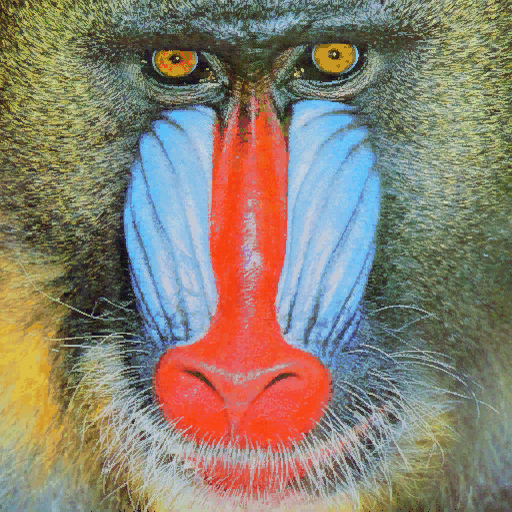
#> input picture P2/mandril.jpg, 512 x 512 px
$ jupyter execute VC_P2_Entrega_Grupo33.ipynb   (older library calls are emulated)   (text cells are left out)
#> lines starting #> are read from the running program, lines starting #| are printed output that depends on the picture; after the words box and inside, x2 and y2 are one past the last pixel; in counts of white or black regions, pixels touching at a corner belong together
[cell 1]
import cv2
import numpy as np
import matplotlib.pyplot as plt

[cell 2]
# Lee la imagen (OpenCV la carga en BGR)
img = cv2.imread('mandril.jpg')
#> img is the input picture: shape (512, 512, 3); mean B, G, R 112.9, 128.5, 137.5

# Conversión a niveles de grises y detección de contornos con Canny
gris = cv2.cvtColor(img, cv2.COLOR_BGR2GRAY)
canny = cv2.Canny(gris, 100, 127)
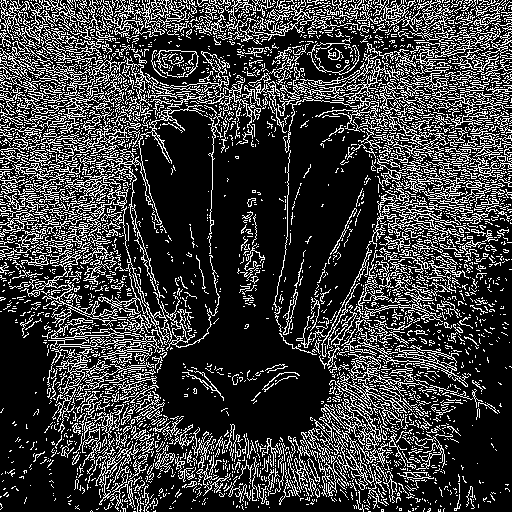
#> canny: shape (512, 512); 23.5% white in thin lines or dots

[cell 3]
# Suma por filas y división por el valor máximo del píxel (255)
# El resultado es la cantidad de píxeles blancos de cada fila
row_counts = cv2.reduce(canny, 1, cv2.REDUCE_SUM, dtype=cv2.CV_32SC1)
#> row_counts = 512 values, max 56865 at index 12, min 7650 at index 510, mean 30676.2
rows = row_counts[:, 0] / 255
#> rows = 512 values, max 223 at index 12, min 30 at index 510, mean 120.3

# Valor máximo de píxeles blancos en una fila
max_row = np.max(rows)
#> max_row = 223

# Filas cuyo valor es mayor o igual que el 90% del máximo
row_threshold = 0.90 * max_row
#> row_threshold = 200.7
selected_rows = np.where(rows >= row_threshold)[0]
#> selected_rows = [6, 12, 15, 20, 21, 88, 100]

print(f"Valor máximo de píxeles blancos en una fila (max_row): {max_row}")
#| Valor máximo de píxeles blancos en una fila (max_row): 223.0
print(f"Número de filas que cumplen la condición: {len(selected_rows)}")
#| Número de filas que cumplen la condición: 7
print(f"Posiciones de dichas filas: {selected_rows}")
#| Posiciones de dichas filas: [  6  12  15  20  21  88 100]

[cell 4]
canny_color = cv2.cvtColor(canny, cv2.COLOR_GRAY2RGB)
#> canny_color: shape (512, 512, 3); 23.5% white in thin lines or dots
for r in selected_rows:
    cv2.line(canny_color, (0, int(r)), (canny.shape[1] - 1, int(r)), (255, 0, 0), 1)
#> this loop made 7 passes
#> r on passes 1 to 7: 6, 12, 15, 20, 21, 88, 100
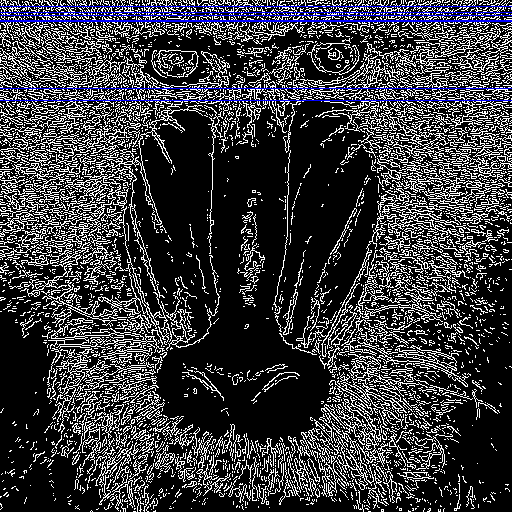
#> canny_color: shape (512, 512, 3); mean B, G, R 62, 58.5, 58.5

# --- Visualización con Matplotlib ---
plt.figure()

# Subgráfico 1: Imagen resultante
plt.subplot(1, 2, 1)
plt.axis("off")
plt.title("Canny + filas destacadas")
plt.imshow(canny_color)

# Subgráfico 2: Histograma de filas
plt.subplot(1, 2, 2)
plt.title("Respuesta de Canny por filas")
plt.xlabel("Filas")
plt.ylabel("Cantidad de píxeles blancos")
plt.plot(rows)
plt.axhline(row_threshold, color='r', linestyle='--')      # línea del 90% del máximo
plt.xlim([0, canny.shape[0]])

plt.tight_layout()

plt.show()
#> figure, not shown here; B, G, R data is drawn as R, G, B; panel 2: curve peaks at x = 12, y = 223

[cell 5]
img = cv2.imread('mandril.jpg')
img_rgb = cv2.cvtColor(img, cv2.COLOR_BGR2RGB)
gris = cv2.cvtColor(img, cv2.COLOR_BGR2GRAY)

[cell 6]
# Suavizado y derivadas en x e y
gaussian_gris = cv2.GaussianBlur(gris, (3, 3), 0)
sobelx = cv2.Sobel(gaussian_gris, cv2.CV_64F, 1, 0)
sobely = cv2.Sobel(gaussian_gris, cv2.CV_64F, 0, 1)
sobel = cv2.add(sobelx, sobely)
canny = cv2.Canny(gris, 100, 127)

# Conversión a 8 bits (valor absoluto y escalado a [0, 255])
sobel8 = cv2.convertScaleAbs(sobel)
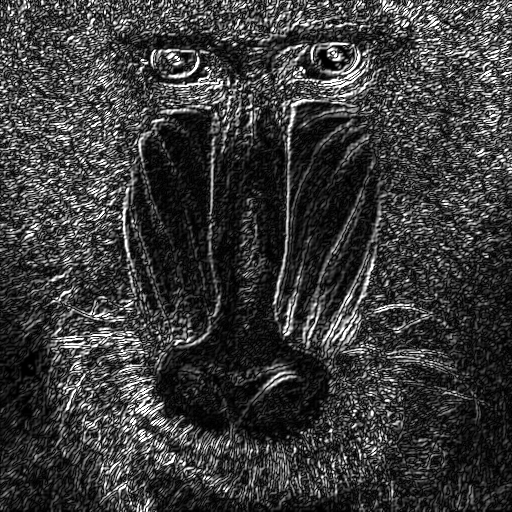
#> sobel8: shape (512, 512); min 0, max 255, mean 58.4

# Umbralizado de Sobel (prueba otros valores)
umbral_sobel = 100
_, sobel_umbral = cv2.threshold(sobel8, umbral_sobel, 255, cv2.THRESH_BINARY)
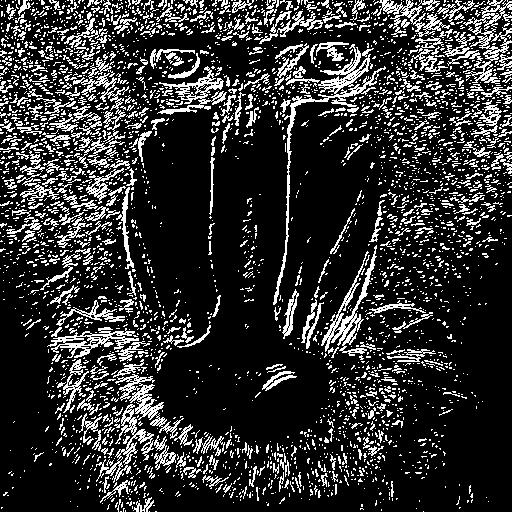
#> sobel_umbral: shape (512, 512); 19.1% white in thin lines or dots

plt.figure(figsize=(10, 4))
plt.subplot(1, 3, 1); plt.axis("off"); plt.title("Sobel (8 bits)"); plt.imshow(sobel8, cmap='gray')
plt.subplot(1, 3, 2); plt.axis("off"); plt.title(f"Sobel umbralizado ({umbral_sobel})"); plt.imshow(sobel_umbral, cmap='gray')
plt.subplot(1, 3, 3); plt.axis("off"); plt.title("Canny"); plt.imshow(canny, cmap='gray')
plt.tight_layout()
plt.show()

[cell 7]
# Conteo por filas (Sobel)
row_counts_s = cv2.reduce(sobel_umbral, 1, cv2.REDUCE_SUM, dtype=cv2.CV_32SC1)
#> row_counts_s = 512 values, max 55080 at index 83, min 3825 at index 510, mean 24905.8
rows_s = row_counts_s[:, 0] / 255
#> rows_s = 512 values, max 216 at index 83, min 15 at index 510, mean 97.67
max_row_s = np.max(rows_s)
#> max_row_s = 216
sel_rows_s = np.where(rows_s >= 0.90 * max_row_s)[0]
#> sel_rows_s = 19 values from 2 to 100

# Conteo por columnas (Sobel) - Nota el '0' en cv2.reduce
col_counts_s = cv2.reduce(sobel_umbral, 0, cv2.REDUCE_SUM, dtype=cv2.CV_32SC1)
cols_s = col_counts_s[0, :] / 255
#> cols_s = 512 values, max 219 at index 127, min 23 at index 261, mean 97.67
max_col_s = np.max(cols_s)
#> max_col_s = 219
sel_cols_s = np.where(cols_s >= 0.90 * max_col_s)[0]
#> sel_cols_s = [104, 105, 127, 288]

img_sobel_draw = img_rgb.copy()
for r in sel_rows_s:
    cv2.line(img_sobel_draw, (0, int(r)), (img_sobel_draw.shape[1] - 1, int(r)), (255, 0, 0), 1) # Rojo
#> this loop made 19 passes
#> r on passes 1 to 12: 2, 3, 4, 5, 8, 11, 12, 19, 20, 24, 51, 80
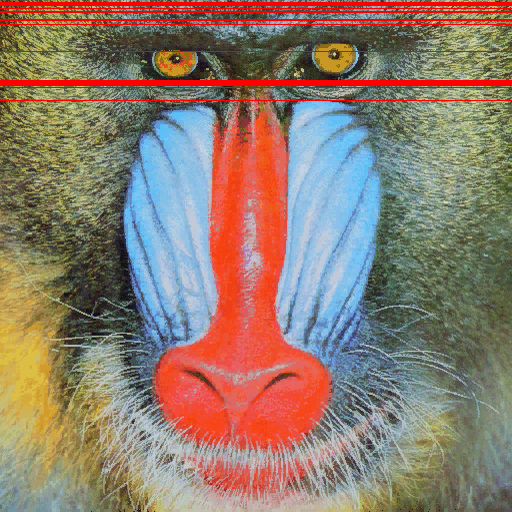
#> img_sobel_draw: shape (512, 512, 3); mean R, G, B 142.7, 124, 109.3
for c in sel_cols_s:
    cv2.line(img_sobel_draw, (int(c), 0), (int(c), img_sobel_draw.shape[0] - 1), (0, 255, 0), 1) # Verde
#> this loop made 4 passes
#> c on passes 1 to 4: 104, 105, 127, 288
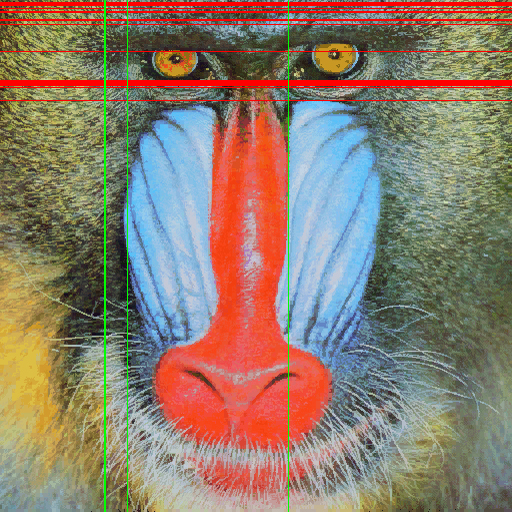
#> img_sobel_draw: shape (512, 512, 3); 0.78% of pixels changed, all inside (x1, y1, x2, y2) = (104, 0, 289, 512)

[cell 8]
# Conteo por filas (Canny)
row_counts_c = cv2.reduce(canny, 1, cv2.REDUCE_SUM, dtype=cv2.CV_32SC1)
#> row_counts_c has the same summary as row_counts
rows_c = row_counts_c[:, 0] / 255
#> rows_c has the same summary as rows
max_rows_c = np.max(rows_c)
#> max_rows_c = 223
sel_rows_c = np.where(rows_c >= 0.90 * max_rows_c)[0]
#> sel_rows_c = [6, 12, 15, 20, 21, 88, 100]

# Conteo por columnas (Canny)
col_counts_c = cv2.reduce(canny, 0, cv2.REDUCE_SUM, dtype=cv2.CV_32SC1)
cols_c = col_counts_c[0, :] / 255
#> cols_c = 512 values, max 196 at index 104, min 41 at index 261, mean 120.3
max_cols_c = np.max(cols_c)
#> max_cols_c = 196
sel_cols_c = np.where(cols_c >= 0.90 * max_cols_c)[0]
#> sel_cols_c = 25 values from 67 to 419

# Dibujar sobre otra copia de la imagen original
img_canny_draw = img_rgb.copy()
for r in sel_rows_c:
    cv2.line(img_canny_draw, (0, int(r)), (img_canny_draw.shape[1] - 1, int(r)), (255, 0, 0), 1)
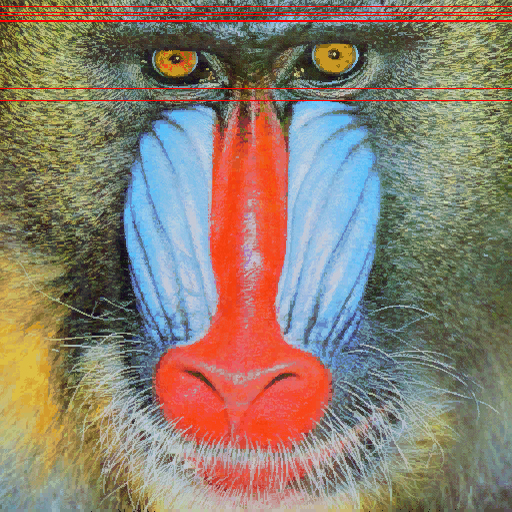
#> img_canny_draw: shape (512, 512, 3); mean R, G, B 139.4, 126.8, 111.5
for c in sel_cols_c:
    cv2.line(img_canny_draw, (int(c), 0), (int(c), img_canny_draw.shape[0] - 1), (0, 255, 0), 1)
#> this loop made 25 passes
#> c on passes 1 to 12: 67, 75, 92, 94, 96, 99, 100, 103, 104, 112, 115, 119
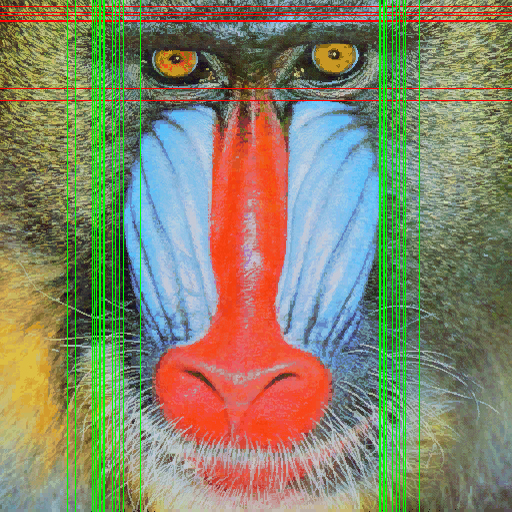
#> img_canny_draw: shape (512, 512, 3); 4.88% of pixels changed, all inside (x1, y1, x2, y2) = (67, 0, 420, 512)

[cell 9]
plt.figure(figsize=(12, 5))

plt.subplot(1, 2, 1)
plt.title("Sobel Umbralizado + Líneas")
plt.axis("off")
plt.imshow(img_sobel_draw)

plt.subplot(1, 2, 2)
plt.title("Canny + Líneas")
plt.axis("off")
plt.imshow(img_canny_draw)

plt.tight_layout()
plt.show()

[cell 10]
import random
import time

# ==========================CONFIGURACIÓN==========================

# Camara a usar
CAMERA = 0
# Vidas totales
lives = 3
# Tiempo inicial para romper cada cristal
crystal_uptime = 2.5
# Tiempo mínimo
min_uptime = 0.7
# Cada cristal roto reduce el tiempo
time_reduction = 0.05
# Movimiento necesario dentro del cristal
hit_threshold = 350
# Tiempo desde que aparece el cristal hasta poder romperlo
spawn_shield_time = 0.4
# Tamaño del cristal
crystal_radius = 30


# ==========================FUNCIONES==========================

def generate_crystal(width, height):
    """
    Define las coordenadas donde saldrá el siguiente cristal de forma aleatoria,
    evitando el centro de la pantalla.
    """

    margin = 80

    side = random.choice(["left", "right"])

    if side == "left":
        x = random.randint(margin, int(width * 0.27))

    else:
        x = random.randint(int(width * 0.73), width - margin)

    y = random.randint(margin + 20, height - margin)

    crystal_type = random.choices(["blue", "red"], weights=[75, 25],k=1)[0]

    return x, y, crystal_type


def draw_crystal(frame, x, y, radius, crystal_type):
    """
    Dibuja un cristal con forma de rombo en unas coordenadas dadas.
    """

    points = np.array([ [x, y - radius], [x + radius, y], [x, y + radius], [x - radius, y] ], np.int32)
    points = points.reshape((-1, 1, 2))

    if crystal_type == "blue":
        color = (255, 220, 80)

    else:
        color = (0, 0, 255)

    cv2.fillPoly( frame, [points], color)
    cv2.polylines( frame, [points], True, (255, 255, 255), 3 )


def draw_interface(frame, current_lives, score):
    """
    Muestra los valores de vidas restantes y cristales totales rotos
    """

    cv2.putText(frame, f"VIDAS: {current_lives}", (20, 40), cv2.FONT_HERSHEY_SIMPLEX,1, (25, 50, 255), 2)
    cv2.putText(frame, f"CRISTALES: {score}", (425, 40), cv2.FONT_HERSHEY_SIMPLEX, 1, (255, 220, 80), 2)


# ==========================WEBCAM==========================

cap = cv2.VideoCapture(CAMERA)

if not cap.isOpened():

    print("No se ha podido abrir la webcam.")

else:

    # ==========================VARIABLES DEL JUEGO==========================

    game_state = "PLAYING"
    current_lives = lives
    score = 0
    crystal_x = None
    crystal_y = None
    crystal_type = None
    crystal_spawn_time = 0
    current_crystal_uptime = crystal_uptime
    previous_frame = None

    # ==========================BUCLE PRINCIPAL==========================

    while True:

        ret, frame = cap.read()
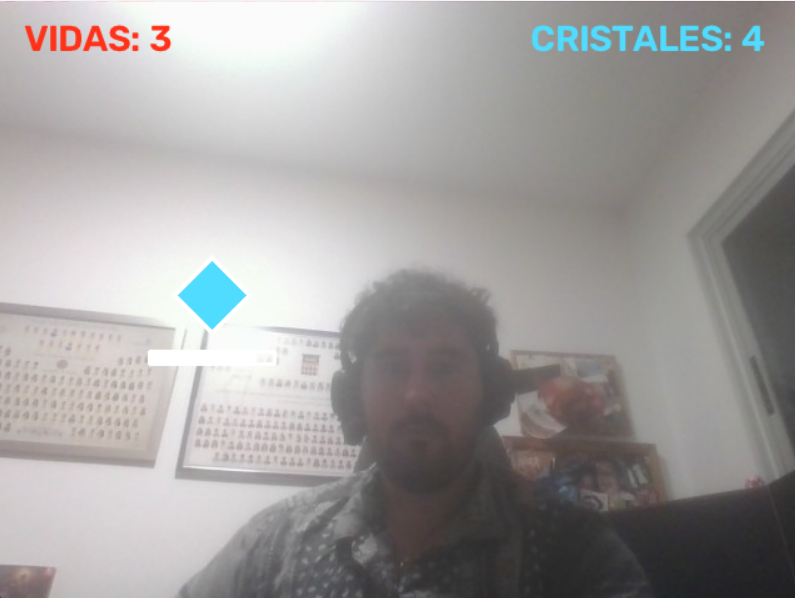
#> input picture P2/images/juego.png, 795 x 598 px, given in place of the camera
#> frame is the input picture: shape (598, 795, 3); mean B, G, R 157.6, 158.2, 160.4

        if not ret:
            break

        # Efecto espejo
        frame = cv2.flip(frame, 1)
        height, width = frame.shape[:2]
#> height = 598; width = 795


        # ==========================DETECCIÓN DE MOVIMIENTO==========================

        gray_frame = cv2.cvtColor( frame, cv2.COLOR_BGR2GRAY )
        gray_frame = cv2.GaussianBlur( gray_frame, (7, 7), 0)

        if previous_frame is None:
            previous_frame = gray_frame.copy()
            crystal_x, crystal_y, crystal_type = generate_crystal(width, height)
#> crystal_x = 687; crystal_y = 120; crystal_type = 'blue'
            crystal_spawn_time = time.time()

        difference = cv2.absdiff(previous_frame, gray_frame)
#> difference: shape (598, 795); every value is 0
        _, movement = cv2.threshold(difference,25,255,cv2.THRESH_BINARY)
        kernel = np.ones((5, 5),np.uint8)
        movement = cv2.morphologyEx(movement,cv2.MORPH_OPEN,kernel)
        movement = cv2.dilate(movement,kernel,iterations=2)
        previous_frame = gray_frame.copy()


        # ==========================JUGANDO==========================

        if game_state == "PLAYING":

            # Interfaz
            draw_interface(frame,current_lives,score)
            crystal_elapsed_time = (time.time() - crystal_spawn_time)
            crystal_time_left = (current_crystal_uptime- crystal_elapsed_time)

            # Dibujamos cristal
            draw_crystal(frame,crystal_x,crystal_y,crystal_radius, crystal_type)

            # tiempo restante del cristal
            time_percentage = max(crystal_time_left/ current_crystal_uptime,0)
            time_bar_width = 100
            time_bar_x = (crystal_x- time_bar_width // 2)
#> time_bar_x = 637
            time_bar_y = (crystal_y+ crystal_radius+ 15)
#> time_bar_y = 165
            cv2.rectangle(frame,(time_bar_x,time_bar_y),(time_bar_x + time_bar_width,time_bar_y + 10),(255, 255, 255),2)
            cv2.rectangle(frame,(time_bar_x,time_bar_y),(time_bar_x+ int(time_bar_width* time_percentage),time_bar_y + 10),(255, 255, 255),-1)
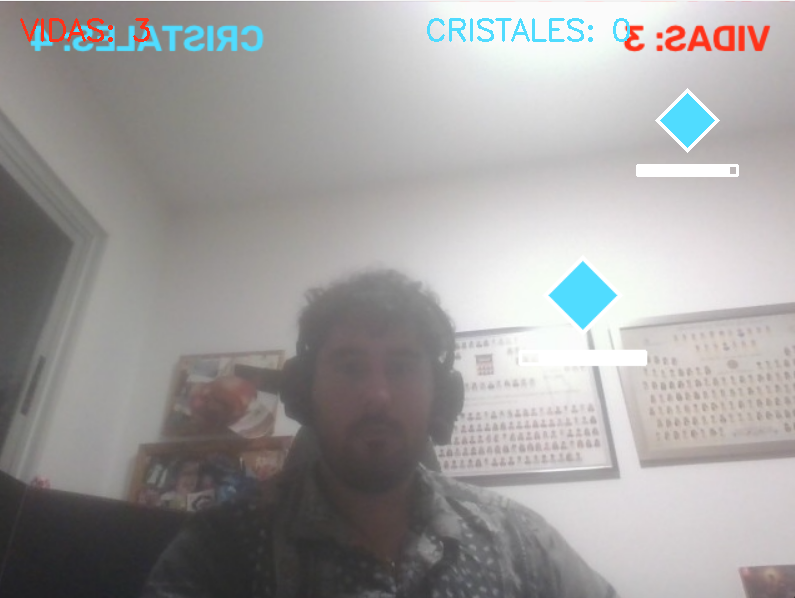
#> frame: shape (598, 795, 3); mean B, G, R 157.9, 158.3, 160.1

            # Zona del cristal
            x1 = max(crystal_x - crystal_radius,0)
#> x1 = 657
            x2 = min(crystal_x + crystal_radius,width)
#> x2 = 717
            y1 = max(crystal_y - crystal_radius,0)
#> y1 = 90
            y2 = min(crystal_y + crystal_radius,height)
#> y2 = 150
            crystal_zone = movement[y1:y2,x1:x2]
#> crystal_zone: shape (60, 60); every value is 0
            crystal_movement = cv2.countNonZero(crystal_zone)
#> crystal_movement = 0

            # Golpeo de cristal
            if (crystal_elapsed_time > spawn_shield_time and crystal_movement > hit_threshold):
                if  crystal_type == "blue":

                    score += 1

                    # Reducir tiempo para romper el cristal
                    current_crystal_uptime = max(min_uptime,crystal_uptime - score * time_reduction)

                else:
                    current_lives -= 1

                    if current_lives <= 0:
                        game_state = "GAME_OVER"

                if game_state == "PLAYING":

                    # Nuevo cristal
                    crystal_x, crystal_y, crystal_type = generate_crystal(width, height)
                    crystal_spawn_time = time.time()


            # Cristal no golpeado
            elif crystal_time_left <= 0:
                if crystal_type == "blue":

                    current_lives -= 1

                    if current_lives <= 0:

                        game_state = "GAME_OVER"

                if game_state == "PLAYING":

                    crystal_x, crystal_y, crystal_type = generate_crystal(width,height)
                    crystal_spawn_time = time.time()

        # ==========================GAME OVER==========================

        elif game_state == "GAME_OVER":

            text = "GAME OVER"
            text_size = cv2.getTextSize(text,cv2.FONT_HERSHEY_SIMPLEX,2,5)[0]
            cv2.putText(frame,text,(int(width / 2- text_size[0] / 2),int(height / 2 - 50)),cv2.FONT_HERSHEY_SIMPLEX,2,(0, 0, 255),5)
            cv2.putText(frame,f"Cristales rotos: {score}",(int(width / 2 - 170),int(height / 2 + 20)),cv2.FONT_HERSHEY_SIMPLEX,0.9,(255, 255, 255),2)
            cv2.putText(frame,"Pulsa R para reiniciar",(int(width / 2 - 160),int(height / 2 + 70)),cv2.FONT_HERSHEY_SIMPLEX,0.7,(255, 255, 255),2)


        # ==========================MOSTRAR VENTANA==========================

        cv2.imshow("Rompe Cristales",frame)
        key = cv2.waitKey(1) & 0xFF
#> (key Esc is pressed here)

        # ESC para salir
        if key == 27:
            break

        # R para reiniciar
        if key == ord("r"):

            current_lives = lives
            score = 0
            current_crystal_uptime = crystal_uptime
            crystal_x, crystal_y, crystal_type = generate_crystal(width,height)
            crystal_spawn_time = time.time()
            game_state = "PLAYING"

    cap.release()
    cv2.destroyAllWindows()
